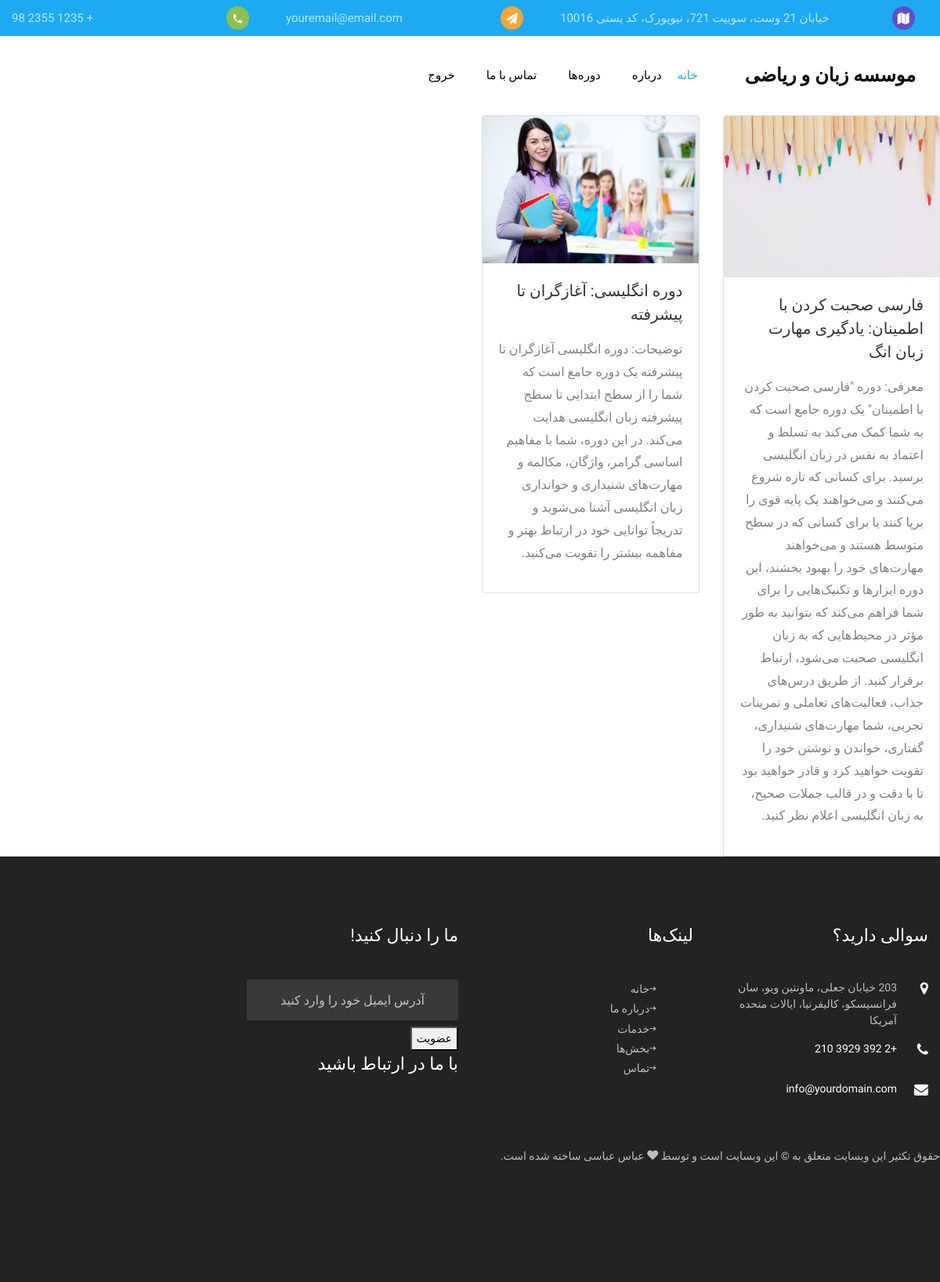
The page /courses/english/ (signed in) on the database its author committed.
### courses/models.py (models this page shows, shortened)
class Course(models.Model):
    title = models.CharField(max_length=50)
    overview = models.TextField()
    timestamp = models.DateTimeField(auto_now_add=True)
    comment_count = models.IntegerField(default=0)
    author = models.ForeignKey(Author, on_delete=models.CASCADE)
    thumbnail = models.ImageField()
    content = HTMLField()
    categories = models.ManyToManyField(Category)
    def get_absolute_url(self):
        return reverse('course_detail', kwargs={
            'course_id': self.id
        })

### courses/views.py (the view)
# urls.py: path('courses/english/', views.english, name="english"),
def english(request):
    course_list = Course.objects.filter(categories__title='English')
    context = {
        'course_list': course_list,
    }
    return render(request, 'english.html', context)

### templates/english.html
{% extends 'base.html' %}
{% block content %}
    <div class="row" dir="rtl">
        {% for course in course_list %}
            <div class="col-md-3">
                <div class="card text-right">
                    <img class="card-img-top" src="{{ course.thumbnail.url }}" alt="Card image cap">
                    <div class="card-body">
                        <a href="{{ course.get_absolute_url }}"><h5 class="card-title">{{ course.title }}</h5></a>
                        <p class="card-text">{{ course.overview|safe }}</p>
                    </div>
                </div>
            </div>
        {% endfor %}
    </div>
{% endblock content %}

### rows shown on the page
Course: thumbnail (picture), title "فارسی صحبت کردن با اطمینان: یادگیری مهارت زبان انگ", overview "معرفی: دوره \"فارسی صحبت کردن با اطمینان\" یک دوره جامع است که به شما کمک می‌کند به تسلط و اعتماد به نفس در زبان انگلیسی برسید. برای کسانی که تازه شروع می‌کنند و می‌خواهند یک پایه قوی را برپا کنند یا برای کسانی که در سطح متوسط هستند و می‌خواهند مهارت‌های خود را بهبود بخشند، این دوره ابزارها و تکنیک‌هایی را برای شما فراهم می‌کند که بتوانید به طور مؤثر در محیط‌هایی که به زبان انگلیسی صحبت می‌شود، ارتباط برقرار کنید. از طریق درس‌های جذاب، فعالیت‌های تعاملی و تمرینات تجربی، شما مهارت‌های شنیداری، گفتاری، خواندن و نوشتن خود را تقویت خواهید کرد و قادر خواهید بود تا با دقت و در قالب جملات صحیح، به زبان انگلیسی اعلام نظر کنید."
Course: thumbnail (picture), title "دوره انگلیسی: آغازگران تا پیشرفته", overview "توضیحات: دوره انگلیسی آغازگران تا پیشرفته یک دوره جامع است که شما را از سطح ابتدایی تا سطح پیشرفته زبان انگلیسی هدایت می‌کند. در این دوره، شما با مفاهیم اساسی گرامر، واژگان، مکالمه و مهارت‌های شنیداری و خوانداری زبان انگلیسی آشنا می‌شوید و تدریجاً توانایی خود در ارتباط بهتر و مفاهمه بیشتر را تقویت می‌کنید."
